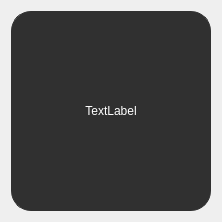
<?xml version="1.0" encoding="UTF-8"?>
<ui version="4.0">
 <class>Form</class>
 <widget class="QWidget" name="Form">
  <property name="geometry">
   <rect>
    <x>0</x>
    <y>0</y>
    <width>218</width>
    <height>218</height>
   </rect>
  </property>
  <property name="windowTitle">
   <string>Form</string>
  </property>
  <property name="styleSheet">
   <string notr="true"/>
  </property>
  <layout class="QVBoxLayout" name="verticalLayout">
   <item>
    <widget class="QLabel" name="label">
     <property name="minimumSize">
      <size>
       <width>200</width>
       <height>200</height>
      </size>
     </property>
     <property name="maximumSize">
      <size>
       <width>300</width>
       <height>200</height>
      </size>
     </property>
     <property name="styleSheet">
      <string notr="true">QLabel {
	font: 63 20pt &quot;JetBrains Mono NL SemiBold&quot;;
	background-color: rgb(48,48,48);
	border: 1px solid rgb(48,48,48);
	border-radius: 20px;
	color: #FFFFFF;
}
QLabel:hover {

	background-color: rgb(40,40,40);
	border: 1px solid rgb(40,40,40);
}
</string>
     </property>
     <property name="text">
      <string>TextLabel</string>
     </property>
     <property name="alignment">
      <set>Qt::AlignCenter</set>
     </property>
    </widget>
   </item>
  </layout>
 </widget>
 <resources/>
 <connections/>
</ui>
